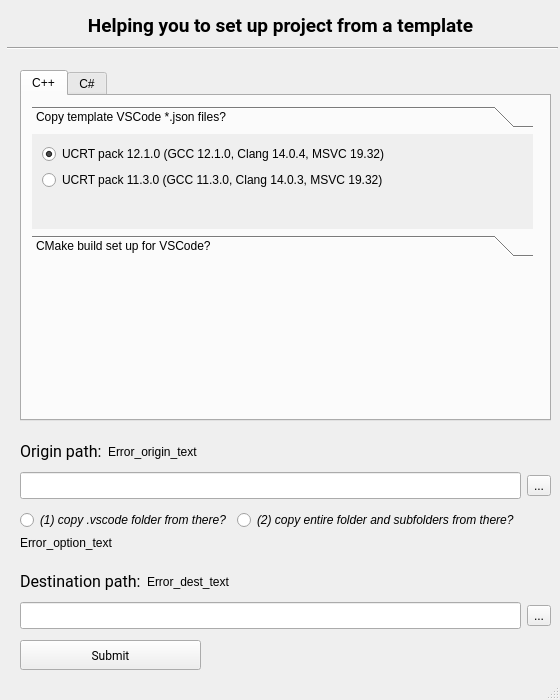
<?xml version="1.0" encoding="UTF-8"?>
<ui version="4.0">
 <class>InterfaceWidget</class>
 <widget class="QMainWindow" name="InterfaceWidget">
  <property name="geometry">
   <rect>
    <x>0</x>
    <y>0</y>
    <width>560</width>
    <height>700</height>
   </rect>
  </property>
  <property name="minimumSize">
   <size>
    <width>560</width>
    <height>530</height>
   </size>
  </property>
  <property name="maximumSize">
   <size>
    <width>560</width>
    <height>700</height>
   </size>
  </property>
  <property name="windowTitle">
   <string>Copy machine</string>
  </property>
  <widget class="QWidget" name="centralwidget">
   <widget class="QLabel" name="HEAD">
    <property name="geometry">
     <rect>
      <x>0</x>
      <y>10</y>
      <width>561</width>
      <height>31</height>
     </rect>
    </property>
    <property name="font">
     <font>
      <family>Roboto</family>
      <pointsize>14</pointsize>
      <bold>true</bold>
     </font>
    </property>
    <property name="cursor">
     <cursorShape>WhatsThisCursor</cursorShape>
    </property>
    <property name="contextMenuPolicy">
     <enum>Qt::NoContextMenu</enum>
    </property>
    <property name="frameShape">
     <enum>QFrame::NoFrame</enum>
    </property>
    <property name="lineWidth">
     <number>0</number>
    </property>
    <property name="text">
     <string>Helping you to set up project from a template</string>
    </property>
    <property name="textFormat">
     <enum>Qt::MarkdownText</enum>
    </property>
    <property name="alignment">
     <set>Qt::AlignCenter</set>
    </property>
    <property name="wordWrap">
     <bool>true</bool>
    </property>
    <property name="margin">
     <number>2</number>
    </property>
    <property name="indent">
     <number>-1</number>
    </property>
    <property name="textInteractionFlags">
     <set>Qt::LinksAccessibleByMouse|Qt::TextSelectableByMouse</set>
    </property>
   </widget>
   <widget class="QPushButton" name="submit">
    <property name="geometry">
     <rect>
      <x>20</x>
      <y>640</y>
      <width>181</width>
      <height>30</height>
     </rect>
    </property>
    <property name="font">
     <font>
      <family>Roboto</family>
     </font>
    </property>
    <property name="text">
     <string>Submit</string>
    </property>
   </widget>
   <widget class="QWidget" name="formLayoutWidget">
    <property name="geometry">
     <rect>
      <x>20</x>
      <y>430</y>
      <width>531</width>
      <height>31</height>
     </rect>
    </property>
    <layout class="QFormLayout" name="origin_layout">
     <property name="labelAlignment">
      <set>Qt::AlignBottom|Qt::AlignLeading|Qt::AlignLeft</set>
     </property>
     <property name="formAlignment">
      <set>Qt::AlignBottom|Qt::AlignLeading|Qt::AlignLeft</set>
     </property>
     <property name="horizontalSpacing">
      <number>6</number>
     </property>
     <property name="verticalSpacing">
      <number>6</number>
     </property>
     <item row="0" column="0">
      <widget class="QLabel" name="Orig_label">
       <property name="font">
        <font>
         <family>Roboto</family>
         <pointsize>12</pointsize>
        </font>
       </property>
       <property name="cursor">
        <cursorShape>WhatsThisCursor</cursorShape>
       </property>
       <property name="frameShape">
        <enum>QFrame::NoFrame</enum>
       </property>
       <property name="lineWidth">
        <number>1</number>
       </property>
       <property name="text">
        <string>Origin path:</string>
       </property>
       <property name="textFormat">
        <enum>Qt::PlainText</enum>
       </property>
       <property name="alignment">
        <set>Qt::AlignBottom|Qt::AlignLeading|Qt::AlignLeft</set>
       </property>
       <property name="margin">
        <number>0</number>
       </property>
      </widget>
     </item>
     <item row="0" column="1">
      <widget class="QLabel" name="Orig_error">
       <property name="palette">
        <palette>
         <active>
          <colorrole role="Text">
           <brush brushstyle="SolidPattern">
            <color alpha="255">
             <red>255</red>
             <green>0</green>
             <blue>0</blue>
            </color>
           </brush>
          </colorrole>
         </active>
         <inactive>
          <colorrole role="Text">
           <brush brushstyle="SolidPattern">
            <color alpha="255">
             <red>208</red>
             <green>208</green>
             <blue>208</blue>
            </color>
           </brush>
          </colorrole>
         </inactive>
         <disabled>
          <colorrole role="Text">
           <brush brushstyle="SolidPattern">
            <color alpha="96">
             <red>164</red>
             <green>166</green>
             <blue>168</blue>
            </color>
           </brush>
          </colorrole>
         </disabled>
        </palette>
       </property>
       <property name="text">
        <string>Error_origin_text</string>
       </property>
      </widget>
     </item>
    </layout>
   </widget>
   <widget class="QWidget" name="formLayoutWidget_3">
    <property name="geometry">
     <rect>
      <x>20</x>
      <y>510</y>
      <width>531</width>
      <height>46</height>
     </rect>
    </property>
    <layout class="QFormLayout" name="customize_form_layout">
     <item row="0" column="0">
      <widget class="QRadioButton" name="vscode_copy">
       <property name="font">
        <font>
         <italic>true</italic>
        </font>
       </property>
       <property name="cursor">
        <cursorShape>PointingHandCursor</cursorShape>
       </property>
       <property name="text">
        <string>(1) copy .vscode folder from there?</string>
       </property>
       <property name="checked">
        <bool>false</bool>
       </property>
      </widget>
     </item>
     <item row="0" column="1">
      <widget class="QRadioButton" name="folder_copy">
       <property name="font">
        <font>
         <italic>true</italic>
        </font>
       </property>
       <property name="cursor">
        <cursorShape>PointingHandCursor</cursorShape>
       </property>
       <property name="text">
        <string>(2) copy entire folder and subfolders from there?</string>
       </property>
      </widget>
     </item>
     <item row="1" column="0">
      <widget class="QLabel" name="Option_error">
       <property name="palette">
        <palette>
         <active>
          <colorrole role="Text">
           <brush brushstyle="SolidPattern">
            <color alpha="255">
             <red>255</red>
             <green>0</green>
             <blue>0</blue>
            </color>
           </brush>
          </colorrole>
         </active>
         <inactive>
          <colorrole role="Text">
           <brush brushstyle="SolidPattern">
            <color alpha="255">
             <red>208</red>
             <green>208</green>
             <blue>208</blue>
            </color>
           </brush>
          </colorrole>
         </inactive>
         <disabled>
          <colorrole role="Text">
           <brush brushstyle="SolidPattern">
            <color alpha="96">
             <red>164</red>
             <green>166</green>
             <blue>168</blue>
            </color>
           </brush>
          </colorrole>
         </disabled>
        </palette>
       </property>
       <property name="text">
        <string>Error_option_text</string>
       </property>
      </widget>
     </item>
    </layout>
   </widget>
   <widget class="QWidget" name="formLayoutWidget_2">
    <property name="geometry">
     <rect>
      <x>20</x>
      <y>560</y>
      <width>531</width>
      <height>31</height>
     </rect>
    </property>
    <layout class="QFormLayout" name="destination_form_layout">
     <property name="labelAlignment">
      <set>Qt::AlignBottom|Qt::AlignLeading|Qt::AlignLeft</set>
     </property>
     <property name="formAlignment">
      <set>Qt::AlignBottom|Qt::AlignLeading|Qt::AlignLeft</set>
     </property>
     <item row="1" column="0">
      <widget class="QLabel" name="Dest_label">
       <property name="font">
        <font>
         <family>Roboto</family>
         <pointsize>12</pointsize>
        </font>
       </property>
       <property name="cursor">
        <cursorShape>WhatsThisCursor</cursorShape>
       </property>
       <property name="frameShape">
        <enum>QFrame::NoFrame</enum>
       </property>
       <property name="lineWidth">
        <number>1</number>
       </property>
       <property name="text">
        <string>Destination path:</string>
       </property>
       <property name="textFormat">
        <enum>Qt::PlainText</enum>
       </property>
       <property name="alignment">
        <set>Qt::AlignBottom|Qt::AlignLeading|Qt::AlignLeft</set>
       </property>
       <property name="margin">
        <number>0</number>
       </property>
      </widget>
     </item>
     <item row="1" column="1">
      <widget class="QLabel" name="Dest_error">
       <property name="palette">
        <palette>
         <active>
          <colorrole role="Text">
           <brush brushstyle="SolidPattern">
            <color alpha="255">
             <red>255</red>
             <green>0</green>
             <blue>0</blue>
            </color>
           </brush>
          </colorrole>
         </active>
         <inactive>
          <colorrole role="Text">
           <brush brushstyle="SolidPattern">
            <color alpha="255">
             <red>208</red>
             <green>208</green>
             <blue>208</blue>
            </color>
           </brush>
          </colorrole>
         </inactive>
         <disabled>
          <colorrole role="Text">
           <brush brushstyle="SolidPattern">
            <color alpha="96">
             <red>164</red>
             <green>166</green>
             <blue>168</blue>
            </color>
           </brush>
          </colorrole>
         </disabled>
        </palette>
       </property>
       <property name="text">
        <string>Error_dest_text</string>
       </property>
      </widget>
     </item>
    </layout>
   </widget>
   <widget class="QWidget" name="layoutWidget">
    <property name="geometry">
     <rect>
      <x>20</x>
      <y>600</y>
      <width>531</width>
      <height>31</height>
     </rect>
    </property>
    <layout class="QHBoxLayout" name="destination_entry_layout">
     <item>
      <widget class="QLineEdit" name="Dest_entry">
       <property name="font">
        <font>
         <pointsize>12</pointsize>
         <italic>true</italic>
        </font>
       </property>
       <property name="maxLength">
        <number>300</number>
       </property>
      </widget>
     </item>
     <item>
      <widget class="QToolButton" name="destination_browse">
       <property name="text">
        <string>...</string>
       </property>
      </widget>
     </item>
    </layout>
   </widget>
   <widget class="QWidget" name="layoutWidget">
    <property name="geometry">
     <rect>
      <x>20</x>
      <y>470</y>
      <width>531</width>
      <height>31</height>
     </rect>
    </property>
    <layout class="QHBoxLayout" name="origin_entry_layout">
     <item>
      <widget class="QLineEdit" name="Orig_entry">
       <property name="font">
        <font>
         <pointsize>12</pointsize>
         <italic>true</italic>
        </font>
       </property>
       <property name="maxLength">
        <number>300</number>
       </property>
      </widget>
     </item>
     <item>
      <widget class="QToolButton" name="origin_browse">
       <property name="text">
        <string>...</string>
       </property>
      </widget>
     </item>
    </layout>
   </widget>
   <widget class="Line" name="line">
    <property name="geometry">
     <rect>
      <x>7</x>
      <y>40</y>
      <width>551</width>
      <height>16</height>
     </rect>
    </property>
    <property name="orientation">
     <enum>Qt::Horizontal</enum>
    </property>
   </widget>
   <widget class="QTabWidget" name="tabWidget">
    <property name="geometry">
     <rect>
      <x>20</x>
      <y>70</y>
      <width>531</width>
      <height>351</height>
     </rect>
    </property>
    <property name="toolTip">
     <string>&lt;html&gt;&lt;head/&gt;&lt;body&gt;&lt;p&gt;&lt;br/&gt;&lt;/p&gt;&lt;/body&gt;&lt;/html&gt;</string>
    </property>
    <property name="whatsThis">
     <string>&lt;html&gt;&lt;head/&gt;&lt;body&gt;&lt;p&gt;&lt;br/&gt;&lt;/p&gt;&lt;/body&gt;&lt;/html&gt;</string>
    </property>
    <property name="tabShape">
     <enum>QTabWidget::Rounded</enum>
    </property>
    <property name="currentIndex">
     <number>0</number>
    </property>
    <property name="iconSize">
     <size>
      <width>32</width>
      <height>32</height>
     </size>
    </property>
    <widget class="QWidget" name="tab_cpp">
     <attribute name="icon">
      <iconset resource="res.qrc">
       <normaloff>:/resource_f/resources/cpp_icon.ico</normaloff>:/resource_f/resources/cpp_icon.ico</iconset>
     </attribute>
     <attribute name="title">
      <string>C++</string>
     </attribute>
     <widget class="QToolBox" name="toolBox">
      <property name="geometry">
       <rect>
        <x>10</x>
        <y>10</y>
        <width>501</width>
        <height>151</height>
       </rect>
      </property>
      <property name="frameShape">
       <enum>QFrame::NoFrame</enum>
      </property>
      <property name="frameShadow">
       <enum>QFrame::Raised</enum>
      </property>
      <property name="currentIndex">
       <number>0</number>
      </property>
      <widget class="QWidget" name="cpp_VSCode">
       <property name="geometry">
        <rect>
         <x>0</x>
         <y>0</y>
         <width>501</width>
         <height>91</height>
        </rect>
       </property>
       <attribute name="icon">
        <iconset resource="res.qrc">
         <normaloff>:/resource_f/resources/vscode_icon.ico</normaloff>:/resource_f/resources/vscode_icon.ico</iconset>
       </attribute>
       <attribute name="label">
        <string>Copy template VSCode *.json files?</string>
       </attribute>
       <widget class="QWidget" name="formLayoutWidget_5">
        <property name="geometry">
         <rect>
          <x>10</x>
          <y>10</y>
          <width>461</width>
          <height>51</height>
         </rect>
        </property>
        <layout class="QFormLayout" name="formLayout_5">
         <item row="0" column="0">
          <widget class="QRadioButton" name="ucrtNew">
           <property name="cursor">
            <cursorShape>PointingHandCursor</cursorShape>
           </property>
           <property name="text">
            <string>UCRT pack 12.1.0 (GCC 12.1.0, Clang 14.0.4, MSVC 19.32)</string>
           </property>
           <property name="checked">
            <bool>true</bool>
           </property>
          </widget>
         </item>
         <item row="1" column="0">
          <widget class="QRadioButton" name="ucrtOld">
           <property name="cursor">
            <cursorShape>PointingHandCursor</cursorShape>
           </property>
           <property name="text">
            <string>UCRT pack 11.3.0 (GCC 11.3.0, Clang 14.0.3, MSVC 19.32)</string>
           </property>
          </widget>
         </item>
        </layout>
       </widget>
      </widget>
      <widget class="QWidget" name="CPP_CMake">
       <property name="geometry">
        <rect>
         <x>0</x>
         <y>0</y>
         <width>501</width>
         <height>91</height>
        </rect>
       </property>
       <attribute name="icon">
        <iconset resource="res.qrc">
         <normaloff>:/resource_f/resources/cmake_icon.ico</normaloff>:/resource_f/resources/cmake_icon.ico</iconset>
       </attribute>
       <attribute name="label">
        <string>CMake build set up for VSCode?</string>
       </attribute>
       <widget class="QWidget" name="formLayoutWidget_4">
        <property name="geometry">
         <rect>
          <x>10</x>
          <y>10</y>
          <width>461</width>
          <height>71</height>
         </rect>
        </property>
        <layout class="QFormLayout" name="formLayout">
         <item row="0" column="0">
          <widget class="QRadioButton" name="WxWidgets">
           <property name="cursor">
            <cursorShape>PointingHandCursor</cursorShape>
           </property>
           <property name="text">
            <string>wxWidgets 3.2 framework</string>
           </property>
          </widget>
         </item>
         <item row="1" column="0">
          <widget class="QRadioButton" name="Qt">
           <property name="cursor">
            <cursorShape>PointingHandCursor</cursorShape>
           </property>
           <property name="text">
            <string>QT 6.3.1 framework</string>
           </property>
          </widget>
         </item>
         <item row="2" column="0">
          <widget class="QRadioButton" name="OpenGL">
           <property name="cursor">
            <cursorShape>PointingHandCursor</cursorShape>
           </property>
           <property name="text">
            <string>Open GL 4.5 framework</string>
           </property>
          </widget>
         </item>
        </layout>
       </widget>
      </widget>
     </widget>
    </widget>
    <widget class="QWidget" name="tab_cs">
     <attribute name="icon">
      <iconset resource="res.qrc">
       <normaloff>:/resource_f/resources/cs_icon.ico</normaloff>:/resource_f/resources/cs_icon.ico</iconset>
     </attribute>
     <attribute name="title">
      <string>C#</string>
     </attribute>
     <widget class="QToolBox" name="toolBox_2">
      <property name="geometry">
       <rect>
        <x>10</x>
        <y>10</y>
        <width>511</width>
        <height>131</height>
       </rect>
      </property>
      <property name="frameShadow">
       <enum>QFrame::Raised</enum>
      </property>
      <property name="currentIndex">
       <number>0</number>
      </property>
      <widget class="QWidget" name="cs_VSCode">
       <property name="geometry">
        <rect>
         <x>0</x>
         <y>0</y>
         <width>511</width>
         <height>71</height>
        </rect>
       </property>
       <attribute name="icon">
        <iconset resource="res.qrc">
         <normaloff>:/resource_f/resources/dotnet_icon.ico</normaloff>:/resource_f/resources/dotnet_icon.ico</iconset>
       </attribute>
       <attribute name="label">
        <string>Copy template VSCode *.json files?</string>
       </attribute>
       <widget class="QRadioButton" name="DotNet">
        <property name="geometry">
         <rect>
          <x>10</x>
          <y>10</y>
          <width>491</width>
          <height>22</height>
         </rect>
        </property>
        <property name="text">
         <string>.NET template</string>
        </property>
       </widget>
      </widget>
      <widget class="QWidget" name="Other">
       <property name="geometry">
        <rect>
         <x>0</x>
         <y>0</y>
         <width>511</width>
         <height>71</height>
        </rect>
       </property>
       <attribute name="label">
        <string>Other</string>
       </attribute>
      </widget>
     </widget>
    </widget>
   </widget>
  </widget>
  <widget class="QStatusBar" name="statusbar">
   <property name="contextMenuPolicy">
    <enum>Qt::NoContextMenu</enum>
   </property>
   <property name="layoutDirection">
    <enum>Qt::LeftToRight</enum>
   </property>
  </widget>
 </widget>
 <resources>
  <include location="res.qrc"/>
 </resources>
 <connections/>
</ui>
